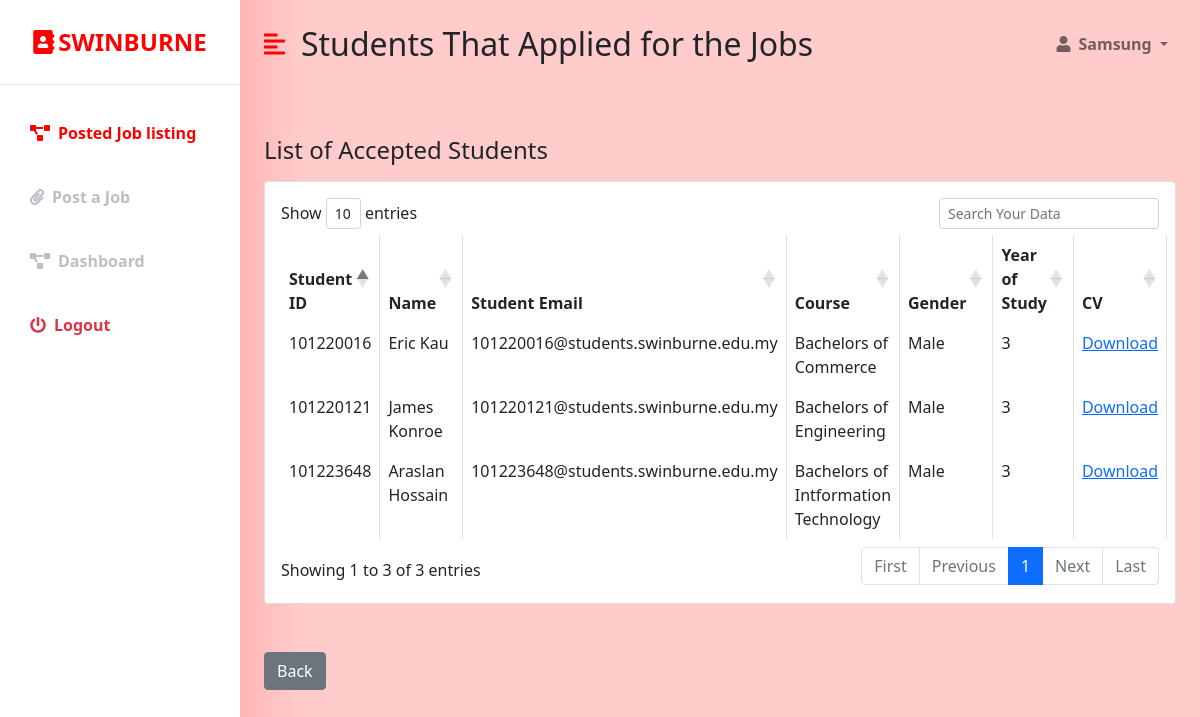
Page /industry_confimed.php?data=21 (signed in) on the earlier database version.
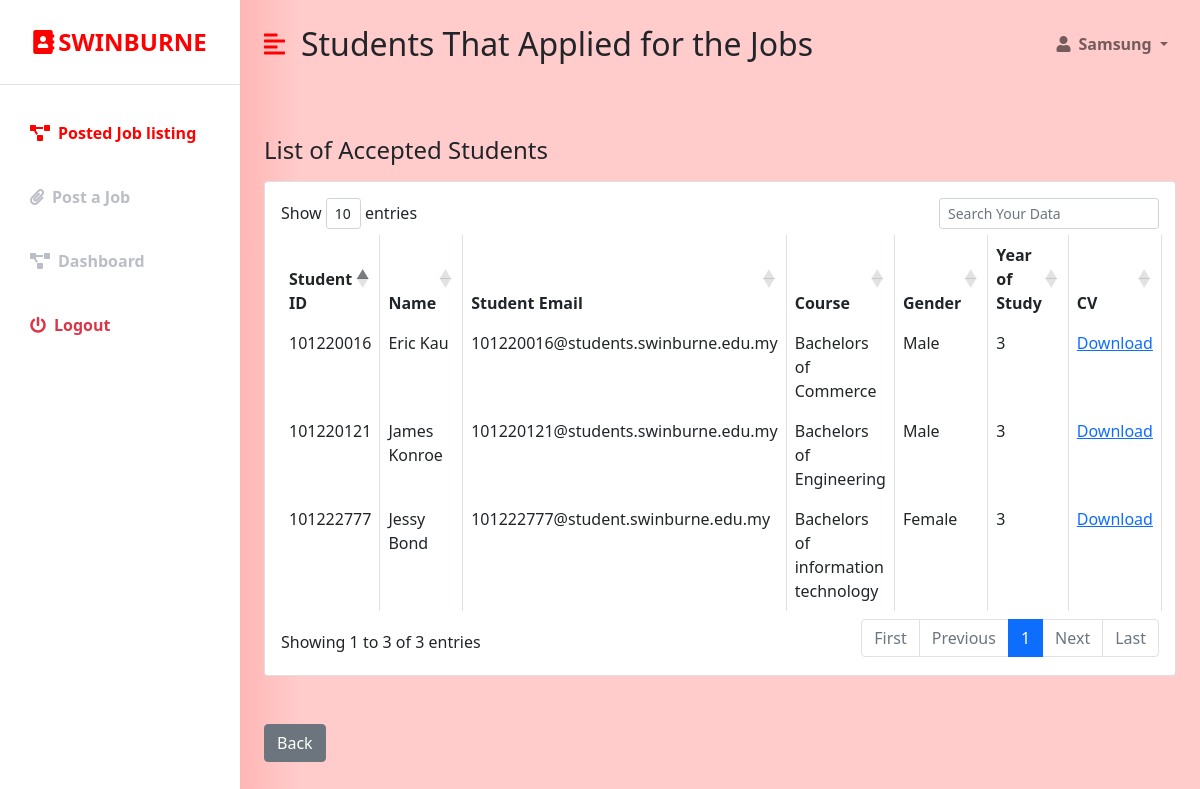
Same page on the later database version.
### tables this page shows
CREATE TABLE `student` (
  `STUDENT_ID` int(255) NOT NULL,
  `NAME` varchar(50) NOT NULL,
  `STUDENT_EMAIL` varchar(100) NOT NULL,
  `COURSE` varchar(50) NOT NULL,
  `ENROLL` varchar(255) DEFAULT NULL,
  `SUPERVISOR` varchar(50) DEFAULT NULL,
  `GENDER` varchar(7) NOT NULL,
  `CURRENT_RESIDENCE` varchar(100) NOT NULL,
  `CONTACT_NO` varchar(20) NOT NULL,
  `YEAR_OF_STUDY` varchar(1) NOT NULL,
  `PASSWORD` varchar(20) NOT NULL,
  `CV` varchar(30) DEFAULT NULL,
  `USERNAME` varchar(20) NOT NULL
);

### industry_confimed.php (the view, shortened to what the changed rows need)
<?php
if (isset($_SESSION['company_id']) && isset($_SESSION['user_email'])) {
?>
<!DOCTYPE html>
<html lang="en">
<head>
    <link href="https://cdn.jsdelivr.net/npm/bootstrap@5.0.0-beta3/dist/css/bootstrap.min.css" rel="stylesheet" />
    <link rel="stylesheet" href="https://cdnjs.cloudflare.com/ajax/libs/font-awesome/5.15.3/css/all.min.css" />
    <link rel="stylesheet" href="styles.css" />
    <link rel="stylesheet" href="https://cdn.datatables.net/1.10.18/css/dataTables.bootstrap4.min.css">
</head>
<body>
       <?php
                                 $conn = new mysqli('localhost', 'root', '', 'ims');
                                   if(isset($_GET['data'])){
                                        $Jid =  $_GET['data'];
                                    }
                                    else{
                                        $Jid = "";
                                    }
                                $sql2 = "SELECT s.STUDENT_ID, s.NAME, s.STUDENT_EMAIL, s.COURSE, s.GENDER, s.YEAR_OF_STUDY
                                        from student s
                                        INNER join applicants a ON s.STUDENT_ID = a.STUDENT_ID
                                        WHERE a.Job_ID = '$Jid' and (a.Status ='Confirmed' or a.Status = 'Ending' or a.Status ='Ended' or a.Status = 'Completed')";
                                $listing = $conn ->query($sql2);
                        ?>
<div class="d-flex" id="wrapper">
        <div id="page-content-wrapper">
            <nav class="navbar navbar-expand-lg navbar-light bg-transparent py-4 px-4">
                <div class="d-flex align-items-center">
                    <h2 class="fs-2 m-0">Students That Applied for the Jobs</h2>
                </div>
            </nav>
            <div class="container-fluid px-4">
                <div class="row my-5">
                    <div class="col">
                        <div class="card">
                            <div class="card-body">
                            <form method="POST">
                                <table id="datatableid1" class="table table-bordered">
                                <thead>
                                <tr>
                                <th scope="col">Student ID</th>
                                 <th scope="col">Name</th>
                                 <th scope="col">Student Email</th>
                                 <th scope="col">Course</th>
                                 <th scope="col">Gender</th>
                                 <th scope="col">Year of Study</th>
                                 <th scope="col">CV</th>
                                </tr>
                                </thead>
                                <tbody>
                             <?php while( $row = $listing->fetch_object() ): ?>
                                <tr>
                                 <td><?php echo $row->STUDENT_ID?></td>
                                 <td><?php echo $row->NAME?></td>
                                 <td><?php echo $row->STUDENT_EMAIL?></td>
                                 <td><?php echo $row->COURSE?></td>
                                 <td><?php echo $row->GENDER?></td>
                                 <td><?php echo $row->YEAR_OF_STUDY?></td>
                                 <td><?php echo "<a href='uploads/profile".$row -> STUDENT_ID.".pdf' download>Download</a>"?></td>
                              </tr>
                              <?php endwhile; ?>
                          </tbody>
                        </table>
                        </form>
                            </div>
                        </div>
                    </div>
                </div>
            </div>
        </div>
    </div>
</body>
</html>
<?php
}else {
   header("Location:  industry_login.php");
}
 ?>

Differences in the rows shown:
no longer on this page (row edited): student: STUDENT_ID "101223648", NAME "Araslan Hossain", STUDENT_EMAIL "101223648@students.swinburne.edu.my", COURSE "Bachelors of Intformation Technology", GENDER "Male", YEAR_OF_STUDY "3"
added student: STUDENT_ID "101222777", NAME "Jessy Bond", STUDENT_EMAIL "101222777@student.swinburne.edu.my", COURSE "Bachelors of information technology", GENDER "Female", YEAR_OF_STUDY "3"
